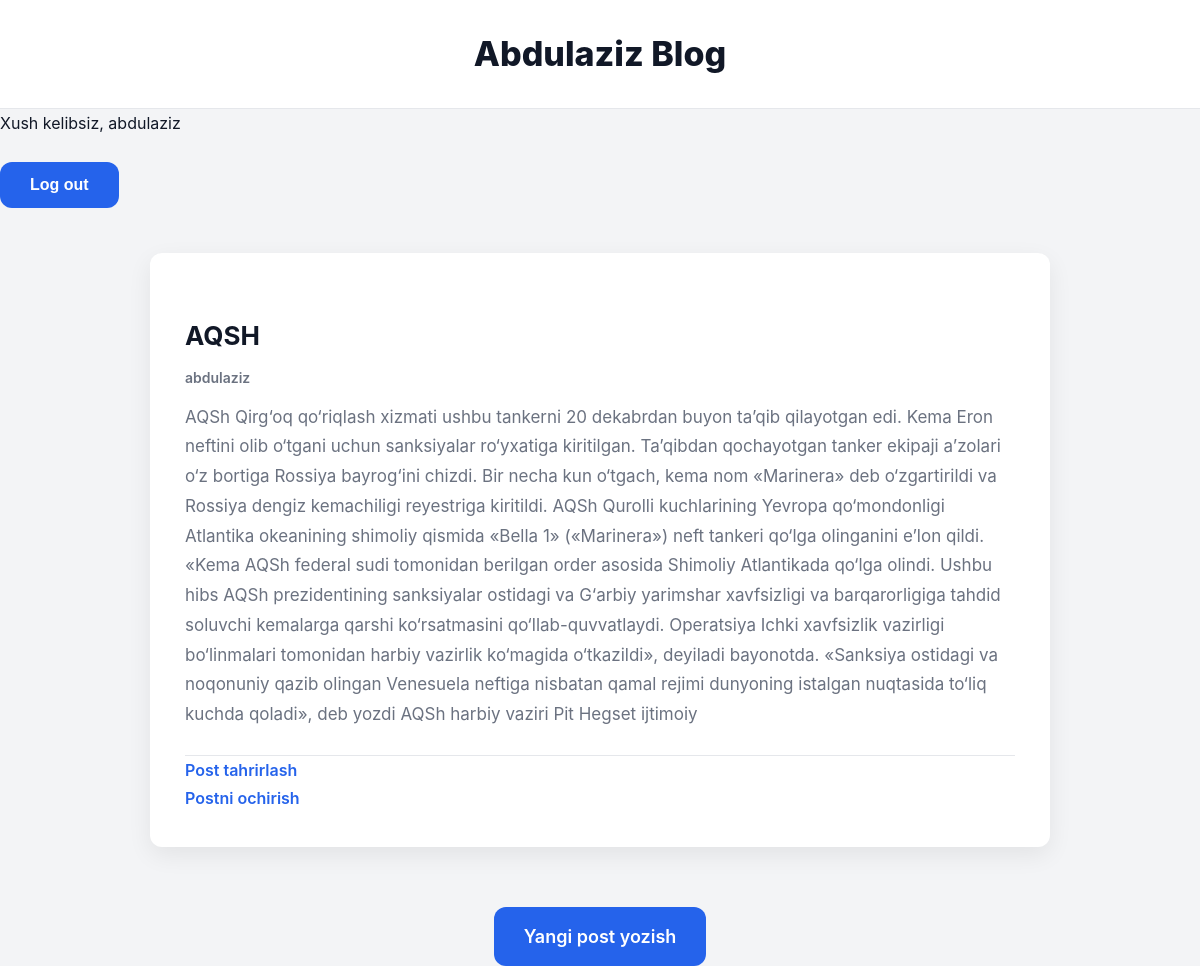
Page /post/7/ (signed in) on the committed database.
### blog/models.py (models this page shows, shortened)
class Post(models.Model):
    title = models.CharField(max_length=200)
    author = models.ForeignKey(
        'auth.User',
        on_delete=models.CASCADE,
    )
    body = models.TextField()

### blog/views.py (the view)
# urls.py: path('post/<int:pk>/', PostDetailView.as_view(), name='post_detail'),
class PostDetailView(DetailView):
    model = Post
    template_name = 'post_detail.html'

### templates/post_detail.html
{% extends 'base.html' %}
{% block content %}
    <div class="post-entry">
    <h2>{{ post.title }}</h2>
     <h3>{{ post.author }}</h3>
    <p>{{ post.body }}</p>
    </div>
<p><a href="{% url 'post_edit' post.pk %}"> Post tahrirlash </a></p>
<p><a href="{% url 'post_delete' post.pk %}">Postni ochirish</a></p>
{% endblock content %}

### templates/base.html (shortened to what this page needs)
{% load static %}
<!DOCTYPE html>
<html lang="en">
<head>
    <link rel="stylesheet" href="{% static 'css/base.css' %}">
</head>
<body>
<header>
    <h1>
        <a href="{% url 'home' %}">Abdulaziz Blog</a>
    </h1>
</header>
        {% if user.is_authenticated %}
    <p>Xush kelibsiz, {{ user.username }}</p>
    <form method="post" action="{% url 'logout' %}">
        <button type="submit" class="btn">Log out</button>
    </form>
{% else %}
    <a href="{% url 'login' %}" class="btn">Saytga kiring</a>
{% endif %}
<div>
    {% block content %}
    {% endblock content %}
</div>
<footer><h2>
    <a href="{% url 'post_new' %}">Yangi post yozish</a>
</h2></footer>
</body>
</html>

### static/css/base.css (style rules this page uses)
* { margin: 0; padding: 0; box-sizing: border-box; }
:root { --bg-main: #f3f4f6; --bg-white: #ffffff; --text-dark: #111827; --text-muted: #6b7280; --primary: #2563eb; --border: #e5e7eb; --radius: 12px; --shadow: 0 8px 24px rgba(0,0,0,0.07); }
body { font-family: 'Inter', 'Segoe UI', sans-serif; background: var(--bg-main); color: var(--text-dark); line-height: 1.75; }
header { background: var(--bg-white); padding: 24px 0; text-align: center; border-bottom: 1px solid var(--border); }
header h1 a { font-size: 34px; font-weight: 800; color: var(--text-dark); text-decoration: none; }
body > div { max-width: 900px; margin: 45px auto; padding: 35px; background: var(--bg-white); border-radius: var(--radius); box-shadow: var(--shadow); }
.post-entry { padding: 25px 0; border-bottom: 1px solid var(--border); }
.post-entry h2 { font-size: 26px; margin-bottom: 8px; }
.post-entry h3 { font-size: 14px; font-weight: 600; color: var(--text-muted); margin-bottom: 12px; }
.post-entry p { font-size: 17px; color: var(--text-muted); }
a { color: var(--primary); font-weight: 600; }
form { margin-top: 25px; }
footer { margin-top: 60px; text-align: center; }
footer h2 a { display: inline-block; padding: 14px 30px; background: var(--primary); color: #fff; border-radius: var(--radius); text-decoration: none; font-size: 18px; }
.btn { background: var(--primary); color: #fff; border: none; padding: 14px 30px; border-radius: var(--radius); font-size: 16px; font-weight: 700; cursor: pointer; transition: 0.25s ease; }
a, a:hover, a:focus, a:active { text-decoration: none; color: var(--primary); transition: 0.2s ease; }

### rows in the picture
Post: title "AQSH", author "abdulaziz", body "AQSh Qirg‘oq qo‘riqlash xizmati ushbu tankerni 20 dekabrdan buyon ta’qib qilayotgan edi. Kema Eron neftini olib o‘tgani uchun sanksiyalar ro‘yxatiga kiritilgan. Ta’qibdan qochayotgan tanker ekipaji a’zolari o‘z bortiga Rossiya bayrog‘ini chizdi. Bir necha kun o‘tgach, kema nom «Marinera» deb o‘zgartirildi va Rossiya dengiz kemachiligi reyestriga kiritildi. AQSh Qurolli kuchlarining Yevropa qo‘mondonligi Atlantika okeanining shimoliy qismida «Bella 1» («Marinera») neft tankeri qo‘lga olinganini e’lon qildi. «Kema AQSh federal sudi tomonidan berilgan order asosida Shimoliy Atlantikada qo‘lga olindi. Ushbu hibs AQSh prezidentining sanksiyalar ostidagi va G‘arbiy yarimshar xavfsizligi va…"

### other values in the picture
{{ user.username }} "abdulaziz"
